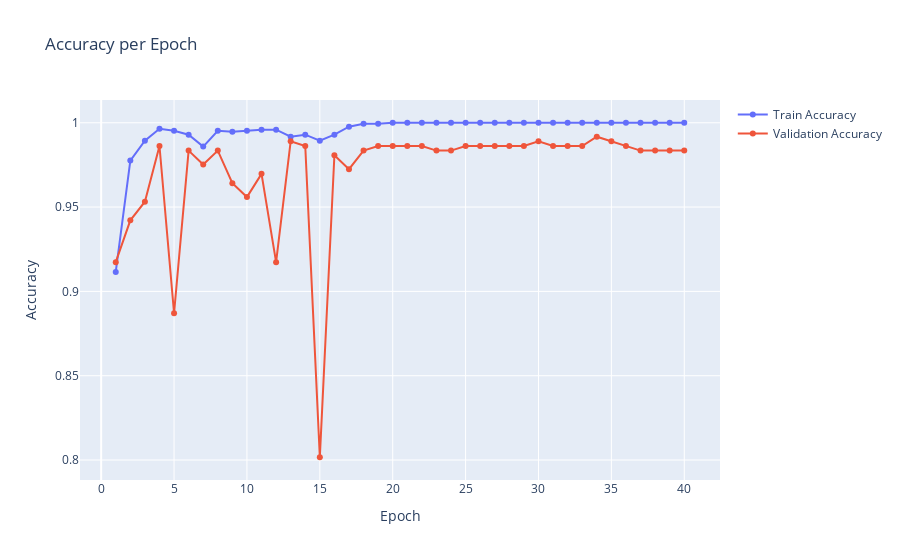

This figure's notebook cell:
### Code cell
# Visualize the training and testing accuracy
import plotly.offline as pyo
import plotly.graph_objs as go

def visualize_accuracy(train_model):
    # Extract the training and validation accuracies, and number of epochs
    train_acc = train_model.history['accuracy']
    val_acc = train_model.history['val_accuracy']
    epochs = len(train_acc)

    # Plot the accuracies
    trace_train_acc = go.Scatter(
        x=list(range(1, epochs + 1)),
        y=train_acc,
        mode='lines+markers',
        name='Train Accuracy'
    )

    trace_val_acc = go.Scatter(
        x=list(range(1, epochs + 1)),
        y=val_acc,
        mode='lines+markers',
        name='Validation Accuracy'
    )

    layout = go.Layout(
        title='Accuracy per Epoch',
        xaxis=dict(title='Epoch'),
        yaxis=dict(title='Accuracy'),
        hovermode='closest'
    )

    fig = go.Figure(data=[trace_train_acc, trace_val_acc], layout=layout)

    # Display the plot
    pyo.iplot(fig)

# Call the visualize_accuracy function with the train_model object from Cell 1
visualize_accuracy(train_model)

### Figure 1 — Plotly figure (JSON) as saved in the notebook; plotly's stock layout.template omitted (floating-point values rounded to 4 significant figures)
{"data": [{"mode": "lines+markers", "name": "Train Accuracy", "type": "scatter", "x": [1, 2, 3, 4, 5, 6, 7, 8, 9, 10, 11, 12, 13, 14, 15, 16, 17, 18, 19, 20, 21, 22, 23, 24, 25, 26, 27, 28, 29, 30, 31, 32, 33, 34, 35, 36, 37, 38, 39, 40], "y": [0.9116, 0.9776, 0.9894, 0.9965, 0.9953, 0.9929, 0.9858, 0.9953, 0.9947, 0.9953, 0.9959, 0.9959, 0.9917, 0.9929, 0.9894, 0.9929, 0.9976, 0.9994, 0.9994, 1, 1, 1, 1, 1, 1, 1, 1, 1, 1, 1, 1, 1, 1, 1, 1, 1, 1, 1, 1, 1]}, {"mode": "lines+markers", "name": "Validation Accuracy", "type": "scatter", "x": [1, 2, 3, 4, 5, 6, 7, 8, 9, 10, 11, 12, 13, 14, 15, 16, 17, 18, 19, 20, 21, 22, 23, 24, 25, 26, 27, 28, 29, 30, 31, 32, 33, 34, 35, 36, 37, 38, 39, 40], "y": [0.9174, 0.9421, 0.9532, 0.9862, 0.8871, 0.9835, 0.9752, 0.9835, 0.9642, 0.9559, 0.9697, 0.9174, 0.989, 0.9862, 0.8017, 0.9807, 0.9725, 0.9835, 0.9862, 0.9862, 0.9862, 0.9862, 0.9835, 0.9835, 0.9862, 0.9862, 0.9862, 0.9862, 0.9862, 0.989, 0.9862, 0.9862, 0.9862, 0.9917, 0.989, 0.9862, 0.9835, 0.9835, 0.9835, 0.9835]}], "layout": {"hovermode": "closest", "title": {"text": "Accuracy per Epoch"}, "xaxis": {"title": {"text": "Epoch"}}, "yaxis": {"title": {"text": "Accuracy"}}}}
